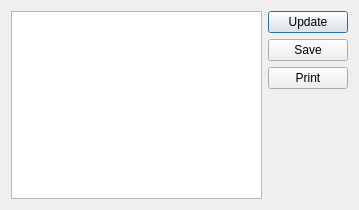
<ui version="4.0">
 <class>Log</class>
 <widget class="QDialog" name="Log">
  <property name="geometry">
   <rect>
    <x>0</x>
    <y>0</y>
    <width>359</width>
    <height>210</height>
   </rect>
  </property>
  <property name="windowTitle">
   <string>Dialog</string>
  </property>
  <layout class="QGridLayout">
   <item rowspan="4" row="0" column="0">
    <widget class="QTextEdit" name="textEdit">
     <property name="readOnly">
      <bool>true</bool>
     </property>
    </widget>
   </item>
   <item row="0" column="1">
    <widget class="QPushButton" name="updateButton">
     <property name="text">
      <string>Update</string>
     </property>
     <property name="icon">
      <iconset resource="ctdibpm.qrc">
       <normaloff>:/icons/icons/restart.png</normaloff>:/icons/icons/restart.png</iconset>
     </property>
    </widget>
   </item>
   <item row="1" column="1">
    <widget class="QPushButton" name="saveButton">
     <property name="text">
      <string>Save</string>
     </property>
     <property name="icon">
      <iconset resource="ctdibpm.qrc">
       <normaloff>:/icons/icons/save.png</normaloff>:/icons/icons/save.png</iconset>
     </property>
    </widget>
   </item>
   <item row="2" column="1">
    <widget class="QPushButton" name="printButton">
     <property name="text">
      <string>Print</string>
     </property>
     <property name="icon">
      <iconset resource="ctdibpm.qrc">
       <normaloff>:/icons/icons/print.png</normaloff>:/icons/icons/print.png</iconset>
     </property>
    </widget>
   </item>
   <item row="3" column="1">
    <spacer>
     <property name="orientation">
      <enum>Qt::Vertical</enum>
     </property>
     <property name="sizeHint" stdset="0">
      <size>
       <width>75</width>
       <height>71</height>
      </size>
     </property>
    </spacer>
   </item>
  </layout>
 </widget>
 <resources>
  <include location="ctdibpm.qrc"/>
 </resources>
 <connections/>
</ui>
